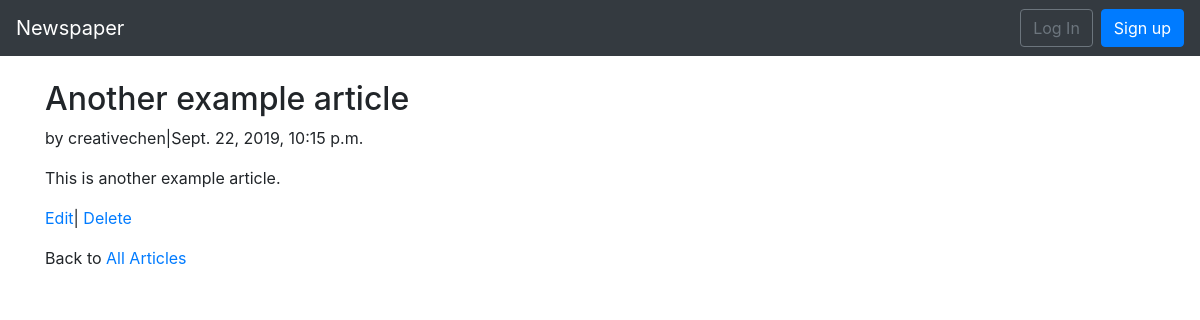
The page /articles/2/ on the database as committed earlier.
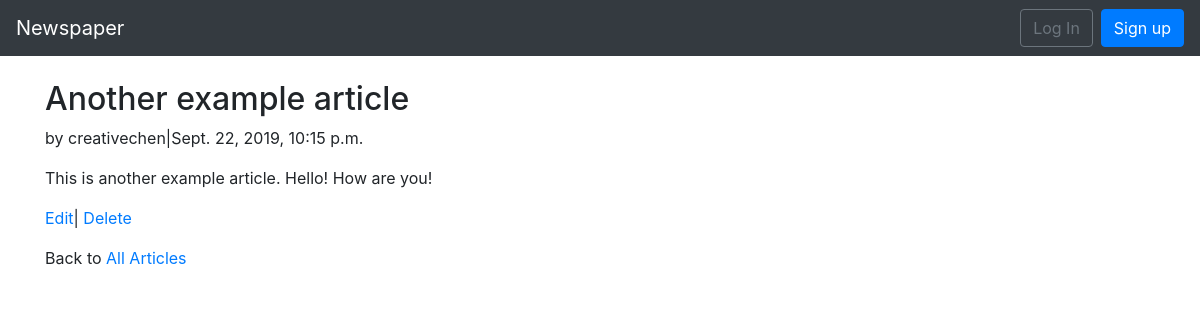
The same page on the database as committed later.
### articles/models.py (models this page shows, shortened)
class Article(models.Model):
    title = models.CharField(max_length=255)
    body = models.TextField()
    date = models.DateTimeField(auto_now_add=True)
    author = models.ForeignKey(get_user_model(), on_delete=models.CASCADE)

### users/models.py (models this page shows)
class CustomUser(AbstractUser):
    age = models.PositiveIntegerField(null=True, blank=True)

### articles/views.py (the view)
# urls.py: path('<int:pk>/', ArticleDetailView.as_view(), name='article_detail'),
class ArticleDetailView(DetailView):
    model = Article
    template_name = 'article_detail.html'

### templates/article_detail.html
{% extends 'base.html' %}
{% block content %}
<div class="article-entry">
    <h2>{{object.title}}</h2>
    <p>by {{object.author}}|{{object.date}}</p>
    <p>{{object.body}}</p>
</div>
<p>
    <a href="{% url 'article_edit' article.pk %}">Edit</a>|
    <a href="{% url 'article_delete' article.pk %}">Delete</a>
</p>
<p>
    Back to <a href="{% url 'article_list' %}">All Articles</a>
</p>
{% endblock content %}

Rows that differ between the two databases and show on the page:
changed Article "Another example article": body "This is another example article." → "This is another example article. Hello! How are you!"
